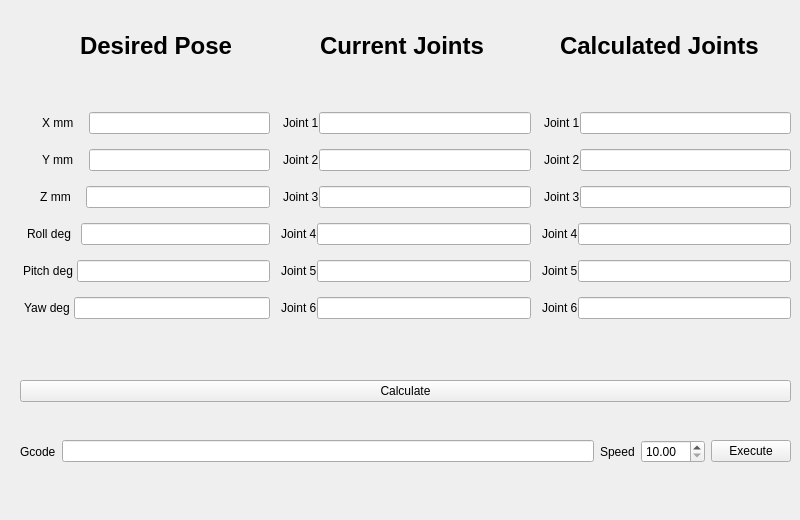
    <widget class="QWidget" name="CalculateJoints">
     <attribute name="title">
      <string>Calculate Joints</string>
     </attribute>
     <widget class="QWidget" name="layoutWidget">
      <property name="geometry">
       <rect>
        <x>20</x>
        <y>80</y>
        <width>771</width>
        <height>431</height>
       </rect>
      </property>
      <layout class="QVBoxLayout" name="verticalLayout_15">
       <property name="bottomMargin">
        <number>15</number>
       </property>
       <item>
        <layout class="QVBoxLayout" name="verticalLayout_13">
         <item>
          <layout class="QHBoxLayout" name="horizontalLayout_28">
           <property name="spacing">
            <number>10</number>
           </property>
           <property name="bottomMargin">
            <number>23</number>
           </property>
           <item>
            <layout class="QHBoxLayout" name="horizontalLayout_23">
             <property name="bottomMargin">
              <number>0</number>
             </property>
             <item>
              <layout class="QVBoxLayout" name="verticalLayout_8">
               <item>
                <layout class="QVBoxLayout" name="verticalLayout_7">
                 <property name="spacing">
                  <number>15</number>
                 </property>
                 <property name="bottomMargin">
                  <number>0</number>
                 </property>
                 <item>
                  <layout class="QHBoxLayout" name="horizontalLayout_8">
                   <property name="spacing">
                    <number>15</number>
                   </property>
                   <property name="leftMargin">
                    <number>20</number>
                   </property>
                   <item>
                    <widget class="QLabel" name="xmmLabel">
                     <property name="text">
                      <string>X mm</string>
                     </property>
                     <property name="margin">
                      <number>0</number>
                     </property>
                     <property name="indent">
                      <number>2</number>
                     </property>
                    </widget>
                   </item>
                   <item>
                    <widget class="QLineEdit" name="xmmLineEdit"/>
                   </item>
                  </layout>
                 </item>
                 <item>
                  <layout class="QHBoxLayout" name="horizontalLayout_9">
                   <property name="spacing">
                    <number>15</number>
                   </property>
                   <property name="leftMargin">
                    <number>20</number>
                   </property>
                   <item>
                    <widget class="QLabel" name="ymmLabel">
                     <property name="text">
                      <string>Y mm</string>
                     </property>
                     <property name="indent">
                      <number>2</number>
                     </property>
                    </widget>
                   </item>
                   <item>
                    <widget class="QLineEdit" name="ymmLineEdit"/>
                   </item>
                  </layout>
                 </item>
                 <item>
                  <layout class="QHBoxLayout" name="horizontalLayout_10">
                   <property name="spacing">
                    <number>15</number>
                   </property>
                   <property name="leftMargin">
                    <number>20</number>
                   </property>
                   <item>
                    <widget class="QLabel" name="zmmLabel">
                     <property name="text">
                      <string>Z mm</string>
                     </property>
                     <property name="alignment">
                      <set>Qt::AlignCenter</set>
                     </property>
                     <property name="indent">
                      <number>2</number>
                     </property>
                    </widget>
                   </item>
                   <item>
                    <widget class="QLineEdit" name="zmmLineEdit"/>
                   </item>
                  </layout>
                 </item>
                 <item>
                  <layout class="QHBoxLayout" name="horizontalLayout_47">
                   <property name="spacing">
                    <number>10</number>
                   </property>
                   <property name="leftMargin">
                    <number>4</number>
                   </property>
                   <item>
                    <widget class="QLabel" name="rollLabel">
                     <property name="text">
                      <string>Roll deg</string>
                     </property>
                     <property name="margin">
                      <number>1</number>
                     </property>
                     <property name="indent">
                      <number>3</number>
                     </property>
                    </widget>
                   </item>
                   <item>
                    <widget class="QLineEdit" name="rollLineEdit"/>
                   </item>
                  </layout>
                 </item>
                 <item>
                  <layout class="QHBoxLayout" name="horizontalLayout_11">
                   <property name="spacing">
                    <number>4</number>
                   </property>
                   <item>
                    <widget class="QLabel" name="pitchLabel">
                     <property name="text">
                      <string>Pitch deg</string>
                     </property>
                     <property name="margin">
                      <number>1</number>
                     </property>
                     <property name="indent">
                      <number>3</number>
                     </property>
                    </widget>
                   </item>
                   <item>
                    <widget class="QLineEdit" name="pitchLineEdit"/>
                   </item>
                  </layout>
                 </item>
                 <item>
                  <layout class="QHBoxLayout" name="horizontalLayout_12">
                   <property name="spacing">
                    <number>4</number>
                   </property>
                   <item>
                    <widget class="QLabel" name="yawLabel">
                     <property name="text">
                      <string>Yaw deg</string>
                     </property>
                     <property name="margin">
                      <number>4</number>
                     </property>
                     <property name="indent">
                      <number>4</number>
                     </property>
                    </widget>
                   </item>
                   <item>
                    <widget class="QLineEdit" name="yawLineEdit"/>
                   </item>
                  </layout>
                 </item>
                </layout>
               </item>
              </layout>
             </item>
             <item>
              <layout class="QVBoxLayout" name="verticalLayout_9">
               <item>
                <layout class="QVBoxLayout" name="verticalLayout_10">
                 <property name="spacing">
                  <number>15</number>
                 </property>
                 <item>
                  <layout class="QHBoxLayout" name="horizontalLayout_13">
                   <property name="spacing">
                    <number>0</number>
                   </property>
                   <item>
                    <widget class="QLabel" name="xCurrentJointsLabel">
                     <property name="text">
                      <string>Joint 1</string>
                     </property>
                     <property name="margin">
                      <number>4</number>
                     </property>
                     <property name="indent">
                      <number>3</number>
                     </property>
                    </widget>
                   </item>
                   <item>
                    <widget class="QLineEdit" name="xCurrentJointsLineEdit"/>
                   </item>
                  </layout>
                 </item>
                 <item>
                  <layout class="QHBoxLayout" name="horizontalLayout_14">
                   <property name="spacing">
                    <number>0</number>
                   </property>
                   <item>
                    <widget class="QLabel" name="yCurrentJointsLabel">
                     <property name="text">
                      <string>Joint 2</string>
                     </property>
                     <property name="margin">
                      <number>4</number>
                     </property>
                     <property name="indent">
                      <number>3</number>
                     </property>
                    </widget>
                   </item>
                   <item>
                    <widget class="QLineEdit" name="yCurrentJointsLineEdit"/>
                   </item>
                  </layout>
                 </item>
                 <item>
                  <layout class="QHBoxLayout" name="horizontalLayout_15">
                   <property name="spacing">
                    <number>0</number>
                   </property>
                   <item>
                    <widget class="QLabel" name="zCurrentJointsLabel">
                     <property name="text">
                      <string>Joint 3</string>
                     </property>
                     <property name="margin">
                      <number>4</number>
                     </property>
                     <property name="indent">
                      <number>3</number>
                     </property>
                    </widget>
                   </item>
                   <item>
                    <widget class="QLineEdit" name="zCurrentJointsLineEdit"/>
                   </item>
                  </layout>
                 </item>
                 <item>
                  <layout class="QHBoxLayout" name="horizontalLayout_16">
                   <property name="spacing">
                    <number>0</number>
                   </property>
                   <item>
                    <widget class="QLabel" name="aCurrentJointsLabel">
                     <property name="text">
                      <string>Joint 4</string>
                     </property>
                     <property name="margin">
                      <number>4</number>
                     </property>
                     <property name="indent">
                      <number>1</number>
                     </property>
                    </widget>
                   </item>
                   <item>
                    <widget class="QLineEdit" name="aCurrentJointsLineEdit"/>
                   </item>
                  </layout>
                 </item>
                 <item>
                  <layout class="QHBoxLayout" name="horizontalLayout_48">
                   <property name="spacing">
                    <number>0</number>
                   </property>
                   <item>
                    <widget class="QLabel" name="bCurrentJointsLabel">
                     <property name="text">
                      <string>Joint 5</string>
                     </property>
                     <property name="margin">
                      <number>4</number>
                     </property>
                     <property name="indent">
                      <number>1</number>
                     </property>
                    </widget>
                   </item>
                   <item>
                    <widget class="QLineEdit" name="bCurrentJointsLineEdit"/>
                   </item>
                  </layout>
                 </item>
                 <item>
                  <layout class="QHBoxLayout" name="horizontalLayout_17">
                   <property name="spacing">
                    <number>0</number>
                   </property>
                   <item>
                    <widget class="QLabel" name="cCurrentJointsLabel">
                     <property name="text">
                      <string>Joint 6</string>
                     </property>
                     <property name="margin">
                      <number>4</number>
                     </property>
                     <property name="indent">
                      <number>1</number>
                     </property>
                    </widget>
                   </item>
                   <item>
                    <widget class="QLineEdit" name="cCurrentJointsLineEdit"/>
                   </item>
                  </layout>
                 </item>
                </layout>
               </item>
              </layout>
             </item>
             <item>
              <layout class="QVBoxLayout" name="verticalLayout_11">
               <item>
                <layout class="QVBoxLayout" name="verticalLayout_12">
                 <property name="spacing">
                  <number>15</number>
                 </property>
                 <item>
                  <layout class="QHBoxLayout" name="horizontalLayout_18">
                   <property name="spacing">
                    <number>0</number>
                   </property>
                   <item>
                    <widget class="QLabel" name="xCalculatedJointsLabel">
                     <property name="text">
                      <string>Joint 1</string>
                     </property>
                     <property name="margin">
                      <number>4</number>
                     </property>
                     <property name="indent">
                      <number>3</number>
                     </property>
                    </widget>
                   </item>
                   <item>
                    <widget class="QLineEdit" name="xCalculatedJointsLineEdit"/>
                   </item>
                  </layout>
                 </item>
                 <item>
                  <layout class="QHBoxLayout" name="horizontalLayout_19">
                   <property name="spacing">
                    <number>0</number>
                   </property>
                   <item>
                    <widget class="QLabel" name="yCalculatedJointsLabel">
                     <property name="text">
                      <string>Joint 2</string>
                     </property>
                     <property name="margin">
                      <number>4</number>
                     </property>
                     <property name="indent">
                      <number>3</number>
                     </property>
                    </widget>
                   </item>
                   <item>
                    <widget class="QLineEdit" name="yCalculatedJointsLineEdit"/>
                   </item>
                  </layout>
                 </item>
                 <item>
                  <layout class="QHBoxLayout" name="horizontalLayout_20">
                   <property name="spacing">
                    <number>0</number>
                   </property>
                   <item>
                    <widget class="QLabel" name="zCalculatedJointsLabel">
                     <property name="text">
                      <string>Joint 3</string>
                     </property>
                     <property name="margin">
                      <number>4</number>
                     </property>
                     <property name="indent">
                      <number>3</number>
                     </property>
                    </widget>
                   </item>
                   <item>
                    <widget class="QLineEdit" name="zCalculatedJointsLineEdit"/>
                   </item>
                  </layout>
                 </item>
                 <item>
                  <layout class="QHBoxLayout" name="horizontalLayout_21">
                   <property name="spacing">
                    <number>0</number>
                   </property>
                   <item>
                    <widget class="QLabel" name="aCalculatedJointsLabel">
                     <property name="text">
                      <string>Joint 4</string>
                     </property>
                     <property name="margin">
                      <number>4</number>
                     </property>
                     <property name="indent">
                      <number>1</number>
                     </property>
                    </widget>
                   </item>
                   <item>
                    <widget class="QLineEdit" name="aCalculatedJointsLineEdit"/>
                   </item>
                  </layout>
                 </item>
                 <item>
                  <layout class="QHBoxLayout" name="horizontalLayout_49">
                   <property name="spacing">
                    <number>0</number>
                   </property>
                   <item>
                    <widget class="QLabel" name="bCalculatedJointsLabel">
                     <property name="text">
                      <string>Joint 5</string>
                     </property>
                     <property name="margin">
                      <number>4</number>
                     </property>
                     <property name="indent">
                      <number>1</number>
                     </property>
                    </widget>
                   </item>
                   <item>
                    <widget class="QLineEdit" name="bCalculatedJointsLineEdit"/>
                   </item>
                  </layout>
                 </item>
                 <item>
                  <layout class="QHBoxLayout" name="horizontalLayout_22">
                   <property name="spacing">
                    <number>0</number>
                   </property>
                   <item>
                    <widget class="QLabel" name="cCalculatedJointsLabel">
                     <property name="text">
                      <string>Joint 6</string>
                     </property>
                     <property name="margin">
                      <number>4</number>
                     </property>
                     <property name="indent">
                      <number>1</number>
                     </property>
                    </widget>
                   </item>
                   <item>
                    <widget class="QLineEdit" name="cCalculatedJointsLineEdit"/>
                   </item>
                  </layout>
                 </item>
                </layout>
               </item>
              </layout>
             </item>
            </layout>
           </item>
          </layout>
         </item>
        </layout>
       </item>
       <item>
        <widget class="QPushButton" name="calculateButton">
         <property name="text">
          <string>Calculate</string>
         </property>
         <property name="autoDefault">
          <bool>true</bool>
         </property>
        </widget>
       </item>
       <item>
        <layout class="QHBoxLayout" name="horizontalLayout_24">
         <property name="spacing">
          <number>6</number>
         </property>
         <property name="leftMargin">
          <number>0</number>
         </property>
         <property name="topMargin">
          <number>0</number>
         </property>
         <item>
          <widget class="QLabel" name="gcodeLabel">
           <property name="text">
            <string>Gcode</string>
           </property>
           <property name="margin">
            <number>0</number>
           </property>
           <property name="indent">
            <number>0</number>
           </property>
          </widget>
         </item>
         <item>
          <widget class="QLineEdit" name="gcodeLineEdit"/>
         </item>
         <item>
          <widget class="QLabel" name="simSpeedlabel">
           <property name="text">
            <string>Speed</string>
           </property>
          </widget>
         </item>
         <item>
          <widget class="QDoubleSpinBox" name="simSpeedSpinBox">
           <property name="minimum">
            <double>10.000000000000000</double>
           </property>
           <property name="maximum">
            <double>100.000000000000000</double>
           </property>
           <property name="singleStep">
            <double>10.000000000000000</double>
           </property>
           <property name="value">
            <double>10.000000000000000</double>
           </property>
          </widget>
         </item>
         <item>
          <widget class="QPushButton" name="executeButton">
           <property name="text">
            <string>Execute</string>
           </property>
           <property name="autoDefault">
            <bool>true</bool>
           </property>
          </widget>
         </item>
        </layout>
       </item>
      </layout>
     </widget>
     <widget class="QLabel" name="desiredPoseLabel">
      <property name="geometry">
       <rect>
        <x>80</x>
        <y>20</y>
        <width>151</width>
        <height>51</height>
       </rect>
      </property>
      <property name="font">
       <font>
        <pointsize>18</pointsize>
        <weight>75</weight>
        <bold>true</bold>
       </font>
      </property>
      <property name="text">
       <string>Desired Pose</string>
      </property>
     </widget>
     <widget class="QLabel" name="currentJointsLabel">
      <property name="geometry">
       <rect>
        <x>320</x>
        <y>20</y>
        <width>171</width>
        <height>51</height>
       </rect>
      </property>
      <property name="font">
       <font>
        <pointsize>18</pointsize>
        <weight>75</weight>
        <bold>true</bold>
       </font>
      </property>
      <property name="text">
       <string>Current Joints</string>
      </property>
     </widget>
     <widget class="QLabel" name="calculatedJointsLabel">
      <property name="geometry">
       <rect>
        <x>560</x>
        <y>20</y>
        <width>201</width>
        <height>51</height>
       </rect>
      </property>
      <property name="font">
       <font>
        <pointsize>18</pointsize>
        <weight>75</weight>
        <bold>true</bold>
       </font>
      </property>
      <property name="text">
       <string>Calculated Joints</string>
      </property>
     </widget>
    </widget>
